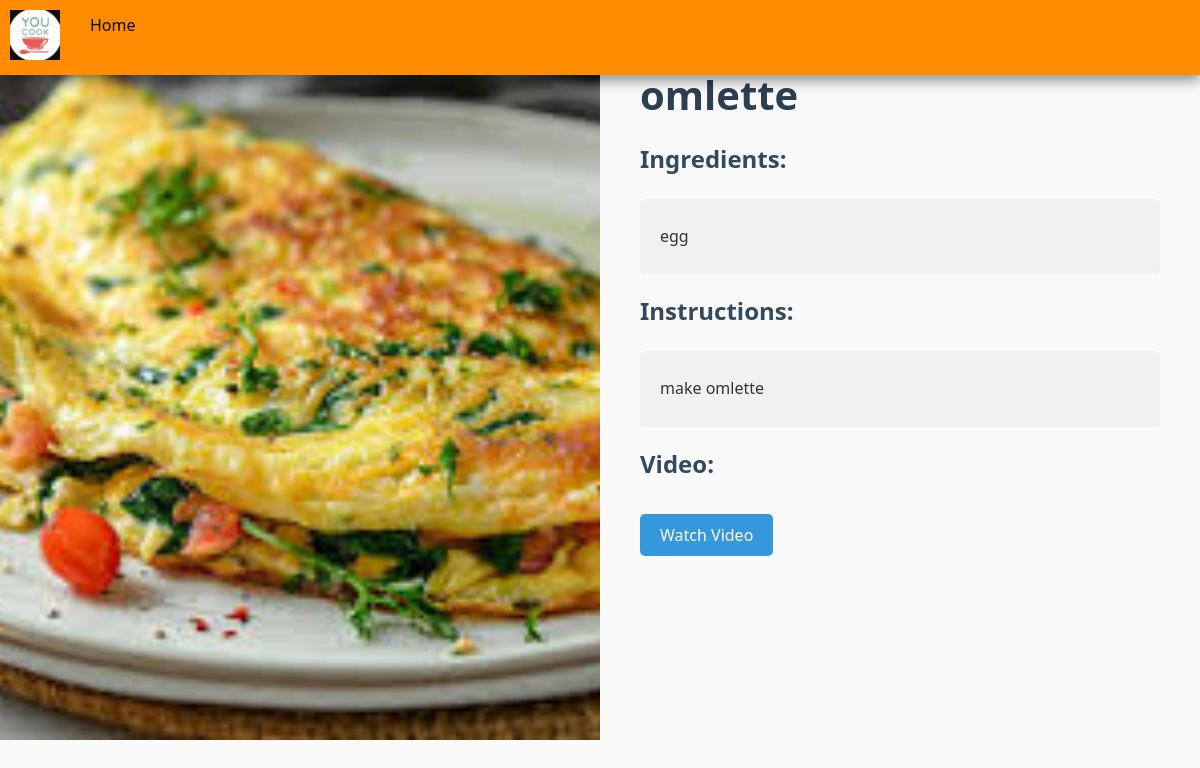
Page /recipes/1/ on the committed database.
### srrp/models.py (models this page shows, shortened)
class Recipe(models.Model):
    name = models.CharField(max_length=100)
    image = models.ImageField(upload_to='recipes/')
    ingredients = models.TextField()
    instructions = models.TextField()
    video_url = models.URLField(blank=True, null=True)
    prep_time = models.IntegerField()
    created_at = models.DateTimeField(auto_now_add=True)

### srrp/views.py (the view)
# urls.py: path('recipes/<int:recipe_id>/', views.recipe_detail, name='recipe_detail'),
def recipe_detail(request, recipe_id):
    recipe = get_object_or_404(Recipe, id=recipe_id)
    return render(request, 'recipe_detail.html', {'recipe': recipe})

### srrp/templates/recipe_detail.html (shortened to what this page needs)
<!DOCTYPE html>
{% load static %}
<html lang="en">
<head>
</head>
<body>
    <div class="navbar">
        <div class="logo">
            <img src="{% static 'youcook.png' %}" alt="YouCook Logo">
        </div>
        <a href="{% url 'home' %}">Home</a>
    </div>
    <div class="container">
        <div class="image-section">
            <img src="{{ recipe.image.url }}" alt="{{ recipe.name }}">
        </div>
        <div class="content-section">
            <h1>{{ recipe.name }}</h1>
            <h3>Ingredients:</h3>
            <div class="ingredients">
                <p>{{ recipe.ingredients|linebreaksbr }}</p>
            </div>
            <h3>Instructions:</h3>
            <div class="instructions">
                <p>{{ recipe.instructions|linebreaksbr }}</p>
            </div>
            {% if recipe.video_url %}
            <h3>Video:</h3>
            <a href="{{ recipe.video_url }}" target="_blank" class="video-link">Watch Video</a>
            {% endif %}
        </div>
    </div>
</body>
</html>

### srrp/templates/recipe_detail.html (style rules this page uses)
body { font-family: 'Segoe UI', Tahoma, Geneva, Verdana, sans-serif; background-color: #f9f9f9; margin: 0; padding: 0; color: #333; overflow: hidden; }
* { box-sizing: border-box; }
.navbar { position: fixed; top: 0; width: 100%; background-color: #FF8C00; box-shadow: 0 6px 12px rgba(0, 0, 0, 0.4); z-index: 1000; transition: background-color 0.5s ease, box-shadow 0.5s ease; }
.navbar a { float: left; display: block; color: black; text-align: center; padding: 14px 20px; text-decoration: none; font-size: 16px; position: relative; overflow: hidden; transition: color 0.3s ease, transform 0.3s ease; }
.navbar a::after { background-color: yellow; border-radius: 3rem; content: ''; display: block; height: 100%; width: 100%; position: absolute; left: 0; top: 0; transform: translate(-100%, 0) rotate(10deg); transform-origin: top left; transition: 0.2s transform ease-out; z-index: -1; }
.logo { float: left; padding: 10px; }
.logo img { height: 50px; transition: transform 0.4s ease; }
.container { display: flex; height: calc(100vh - 60px); max-width: 100vw; }
.image-section { width: 50%; background-color: #fff; display: flex; justify-content: center; align-items: center; position: relative; overflow: hidden; }
.image-section img { width: 100%; height: 100%; object-fit: cover; }
.content-section { width: 50%; padding: 40px; overflow-y: auto; background-color: #f9f9f9; box-sizing: border-box; }
h1 { font-size: 2.5em; margin-bottom: 20px; color: #2c3e50; }
h3 { font-size: 1.5em; margin-top: 20px; color: #34495e; }
p { line-height: 1.6; margin: 10px 0; }
.ingredients, .instructions { background-color: #f1f1f1; padding: 15px 20px; border-radius: 5px; margin-bottom: 20px; }
.video-link { display: inline-block; margin-top: 10px; padding: 10px 20px; background-color: #3498db; color: #fff; text-decoration: none; border-radius: 5px; transition: background-color 0.3s ease, transform 0.3s ease; }

### rows in the picture
Recipe: image (picture), name "omlette", ingredients "egg", instructions "make omlette"
